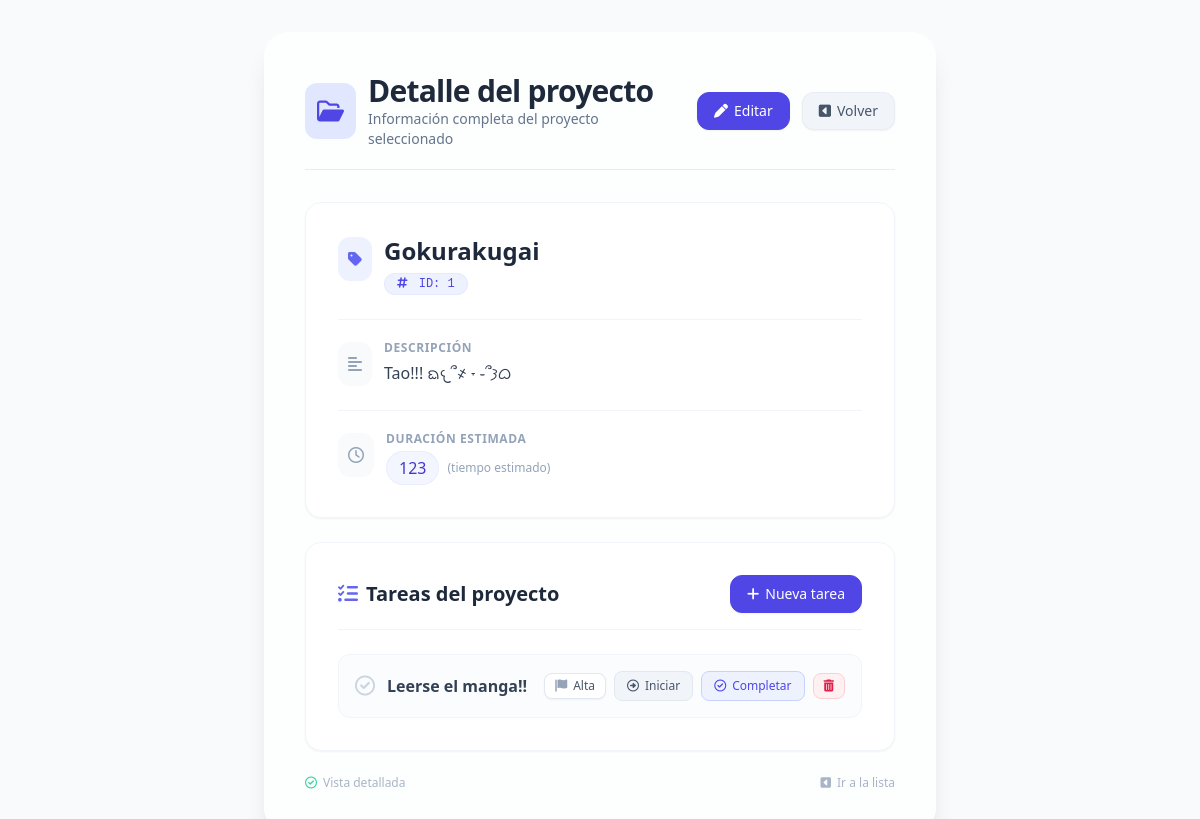
Screenshot of /proyectos/1/ (signed in) with the database file from the repository.
### gestor_proyectos/models.py (models this page shows, shortened)
class Proyecto(models.Model):
    nombre = models.CharField(max_length=100) # campo de texto (varchar)
    descripcion = models.TextField() # Campo de texto largo
    duracion = models.IntegerField() # Campo numérico entero
    imagen = models.ImageField(upload_to='img/', default='img/michi.png')

class Tarea(models.Model):
    PRIORIDAD_CHOICES = [
        ('BAJA', 'Baja'),
        ('MEDIA', 'Media'),
        ('ALTA', 'Alta'),
    ]
    ESTADO_CHOICES = [
        ('PENDIENTE', 'Pendiente'),
        ('EN_PROGRESO', 'En Progreso'),
        ('COMPLETADA', 'Completada'),
    ]
    proyecto = models.ForeignKey(
        Proyecto,
        on_delete=models.CASCADE,
        related_name='tareas',
    )
    titulo= models.CharField(max_length=50)
    prioridad=models.CharField(max_length=5, choices=PRIORIDAD_CHOICES, default='MEDIA')
    estado=models.CharField(max_length=12, choices=ESTADO_CHOICES, default='PENDIENTE')

### gestor_proyectos/views.py (the view)
# urls.py: path('proyectos/<int:id>/', views.ver_proyecto, name='ver_proyecto'),
@login_required
def ver_proyecto(request, id):
    proyecto = Proyecto.objects.get(id=id) #el id que se le coloca en la url
    print(proyecto.tareas.all)
    return render(request, 'detalle-proyecto.html', {'proyecto': proyecto})

### gestor_proyectos/templates/detalle-proyecto.html (shortened to what this page needs)
<!DOCTYPE html>
<html lang="es">
<head>
    <script src="https://cdn.tailwindcss.com"></script>
    <link rel="stylesheet" href="https://cdnjs.cloudflare.com/ajax/libs/font-awesome/6.0.0-beta3/css/all.min.css" />
</head>
<body class="min-h-screen flex items-center justify-center p-4 md:p-8 font-sans antialiased">
    <div class="w-full max-w-2xl bg-white/70 backdrop-blur-sm rounded-3xl shadow-xl p-6 md:p-10 border border-white/40">
        <div class="flex items-center gap-3 mb-8 border-b border-slate-200/80 pb-5">
            <div class="bg-indigo-100 p-3 rounded-xl text-indigo-600">
                <i class="fa-regular fa-folder-open text-2xl"></i>
            </div>
            <div class="flex-1">
                <h1 class="text-2xl md:text-3xl font-bold text-slate-800 tracking-tight">
                    Detalle del proyecto
                </h1>
                <p class="text-sm text-slate-500 font-light">
                    Información completa del proyecto seleccionado
                </p>
            </div>
            <a href="{% url 'editar_proyecto' proyecto.id %}"
               class="inline-flex items-center gap-1.5 px-4 py-2 bg-indigo-600 text-white text-sm font-medium rounded-xl border border-indigo-600 hover:bg-indigo-700 hover:border-indigo-700 transition-all duration-150 shadow-sm hover:shadow">
                <i class="fa-solid fa-pen"></i>
                <span class="hidden sm:inline">Editar</span>
            </a>
            <a href="{% url 'proyectos' %}"
               class="inline-flex items-center gap-1.5 px-4 py-2 bg-slate-100 text-slate-600 text-sm font-medium rounded-xl border border-slate-200/60 hover:bg-slate-200 hover:border-slate-300 transition-all duration-150 shadow-sm hover:shadow">
                <i class="fa-solid fa-square-caret-left"></i>
                <span class="hidden sm:inline">Volver</span>
            </a>
        </div>
        <div class="detalle-card bg-white rounded-2xl p-6 md:p-8 border border-slate-100 shadow-sm">
            <div class="flex items-start gap-3 mb-6">
                <div class="bg-indigo-50 p-2.5 rounded-xl text-indigo-500 mt-0.5">
                    <i class="fa-solid fa-tag"></i>
                </div>
                <div>
                    <h2 class="text-xl md:text-2xl font-bold text-slate-800 break-words">
                        {{ proyecto.nombre }}
                    </h2>
                    <span class="inline-block mt-1.5 text-xs font-mono bg-indigo-50 text-indigo-600 px-3 py-0.5 rounded-full border border-indigo-100/70">
                        <i class="fa-regular fa-hashtag mr-1"></i> ID: {{ proyecto.id }}
                    </span>
                </div>
            </div>
            <div class="flex items-start gap-3 mb-6 border-t border-slate-100 pt-5">
                <div class="bg-slate-50 p-2.5 rounded-xl text-slate-400 mt-0.5">
                    <i class="fa-solid fa-align-left"></i>
                </div>
                <div class="flex-1 min-w-0">
                    <p class="text-xs font-semibold text-slate-400 uppercase tracking-wider campo-label">
                        Descripción
                    </p>
                    <p class="text-base text-slate-700 leading-relaxed mt-1 break-words">
                        {{ proyecto.descripcion }}
                    </p>
                </div>
            </div>
            <div class="flex items-start gap-3 border-t border-slate-100 pt-5">
                <div class="bg-slate-50 p-2.5 rounded-xl text-slate-400 mt-0.5">
                    <i class="fa-regular fa-clock"></i>
                </div>
                <div>
                    <p class="text-xs font-semibold text-slate-400 uppercase tracking-wider campo-label">
                        Duración estimada
                    </p>
                    <p class="text-base text-slate-700 font-medium mt-1 flex items-center gap-2">
                        <span class="bg-indigo-50/70 px-3 py-1 rounded-full text-indigo-700 border border-indigo-100/60">
                            {{ proyecto.duracion }}
                        </span>
                        <span class="text-xs text-slate-400 font-light">(tiempo estimado)</span>
                    </p>
                </div>
            </div>
        </div>
        <div class="mt-6 bg-white rounded-2xl p-6 md:p-8 border border-slate-100 shadow-sm">
            <div class="flex items-center justify-between gap-4 mb-6 border-b border-slate-100 pb-4">
                <h2 class="text-xl font-bold text-slate-800 flex items-center gap-2">
                    <i class="fa-solid fa-list-check text-indigo-500"></i>
                    Tareas del proyecto
                </h2>
                <a href="{% url 'crear_tarea' proyecto.id %}"
                   class="inline-flex items-center gap-1.5 px-4 py-2 bg-indigo-600 text-white text-sm font-medium rounded-xl border border-indigo-600 hover:bg-indigo-700 transition-colors shadow-sm">
                    <i class="fa-solid fa-plus"></i>
                    <span class="hidden sm:inline">Nueva tarea</span>
                </a>
            </div>
            <ul class="space-y-3">
                {% for tarea in proyecto.tareas.all %}
                    <li class="group flex flex-col sm:flex-row sm:items-center justify-between p-4 rounded-xl border border-slate-100 bg-slate-50/50 hover:bg-slate-50 hover:border-slate-200 transition-all duration-200 gap-3">
                        <div class="flex items-center gap-3">
                            <div class="text-slate-300 group-hover:text-indigo-400 transition-colors">
                                <i class="fa-regular fa-circle-check text-xl"></i>
                            </div>
                            <span class="text-base font-semibold text-slate-700">{{ tarea.titulo }}</span>
                        </div>
                        <div class="flex flex-wrap items-center gap-2 text-xs font-medium">
                            <span class="inline-flex items-center gap-1.5 px-2.5 py-1 rounded-lg border bg-white text-slate-600 border-slate-200 shadow-sm">
                                <i class="fa-solid fa-flag text-slate-400"></i>
                                {{ tarea.get_prioridad_display }}
                            </span>
                            <span >
                                <form action="{% url 'avanzar_estado_tarea' tarea.id %}" method="post">
                                      <button type="submit"
                                        class="btn-tarea inline-flex items-center gap-1.5 px-3 py-1.5 text-xs font-medium rounded-lg transition-colors
                                        {% if tarea.estado == 'COMPLETADA' %}
                                            bg-emerald-100 text-emerald-700 hover:bg-emerald-200 border border-emerald-200
                                        {% elif tarea.estado == 'EN_PROGRESO' %}
                                            bg-amber-100 text-amber-700 hover:bg-amber-200 border border-amber-200
                                        {% else %}
                                            bg-slate-100 text-slate-600 hover:bg-slate-200 border border-slate-200
                                        {% endif %}">
                                    {% if tarea.estado == 'COMPLETADA' %}
                                        <i class="fa-solid fa-circle-check"></i>
                                        {{ tarea.get_estado_display }}
                                    {% else %}
                                        <i class="fa-regular fa-circle-right"></i>
                                        {% if tarea.estado == 'PENDIENTE' %}Iniciar{% else %}Avanzar{% endif %}
                                    {% endif %}
                                </button>
                                </form>
                            </span>
                            <span >
                                <form action="{% url 'terminar_estado_tarea' tarea.id %}" method="post">
                                      <button type="submit"
                                            class="btn-tarea inline-flex items-center gap-1.5 px-3 py-1.5 text-xs font-medium rounded-lg transition-colors
                                            {% if tarea.estado == 'COMPLETADA' %}
                                                bg-emerald-100 text-emerald-700 hover:bg-emerald-200 border border-emerald-200
                                            {% else %}
                                                bg-indigo-50 text-indigo-600 hover:bg-indigo-100 border border-indigo-200
                                            {% endif %}">
                                        <i class="fa-regular fa-circle-check"></i>
                                        Completar
                                    </button>
                                </form>
                            </span>
                            <span>
                                <form action="{% url 'eliminar_tarea' tarea.id %}">
                                    <button onclick="return confirm('¿Estás seguro de eliminar esta tarea?')"
                                        type="submit"
                                        class="btn-tarea inline-flex items-center gap-1.5 px-2.5 py-1.5 text-xs font-medium rounded-lg transition-colors
                                        bg-rose-50 text-rose-600 hover:bg-rose-100 border border-rose-200">
                                    <i class="fa-solid fa-trash-can"></i>
                                </button>
                                </form>
                            </span>
                        </div>
                    </li>
                {% endfor %}
            </ul>
        </div>
        <div class="mt-6 text-xs text-slate-400/80 flex justify-between items-center">
            <span class="flex items-center gap-1.5">
                <i class="fa-regular fa-circle-check text-emerald-400"></i>
                Vista detallada
            </span>
            <span class="flex items-center gap-1.5">
                <i class="fa-solid fa-square-caret-left"></i>
                <a href="{% url 'proyectos' %}" class="hover:text-indigo-500 transition-colors">
                    Ir a la lista
                </a>
            </span>
        </div>
    </div>
</body>
</html>

### gestor_proyectos/templates/detalle-proyecto.html (style rules this page uses)
body { background: #f8fafc; }
.detalle-card { transition: transform 0.15s ease, box-shadow 0.15s ease; }
.campo-label { letter-spacing: 0.01em; }

### rows the page displays
Proyecto: nombre "Gokurakugai", id "1", descripcion "Tao!!! ᨳ𐔌՞҂ ˕ ֊՞𐦯ᜊ", duracion "123"
Tarea: titulo "Leerse el manga!!", prioridad "Alta", estado "PENDIENTE" (drawn)
